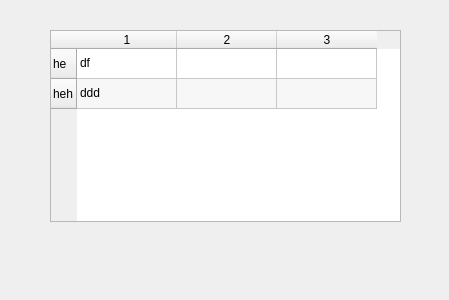
<ui version="4.0" >
 <class>Form</class>
 <widget class="QWidget" name="Form" >
  <property name="geometry" >
   <rect>
    <x>0</x>
    <y>0</y>
    <width>449</width>
    <height>300</height>
   </rect>
  </property>
  <property name="windowTitle" >
   <string>Form</string>
  </property>
  <widget class="QTableWidget" name="tableWidget" >
   <property name="geometry" >
    <rect>
     <x>50</x>
     <y>30</y>
     <width>351</width>
     <height>192</height>
    </rect>
   </property>
   <property name="editTriggers" >
    <set>QAbstractItemView::NoEditTriggers</set>
   </property>
   <property name="showDropIndicator" stdset="0" >
    <bool>false</bool>
   </property>
   <property name="dragDropOverwriteMode" >
    <bool>false</bool>
   </property>
   <property name="alternatingRowColors" >
    <bool>true</bool>
   </property>
   <property name="selectionMode" >
    <enum>QAbstractItemView::ContiguousSelection</enum>
   </property>
   <property name="selectionBehavior" >
    <enum>QAbstractItemView::SelectRows</enum>
   </property>
   <row>
    <property name="text" >
     <string>he</string>
    </property>
   </row>
   <row>
    <property name="text" >
     <string>heh</string>
    </property>
   </row>
   <column/>
   <column/>
   <column/>
   <item row="0" column="0" >
    <property name="text" >
     <string>df</string>
    </property>
   </item>
   <item row="1" column="0" >
    <property name="text" >
     <string>ddd</string>
    </property>
   </item>
  </widget>
 </widget>
 <resources/>
 <connections/>
</ui>
